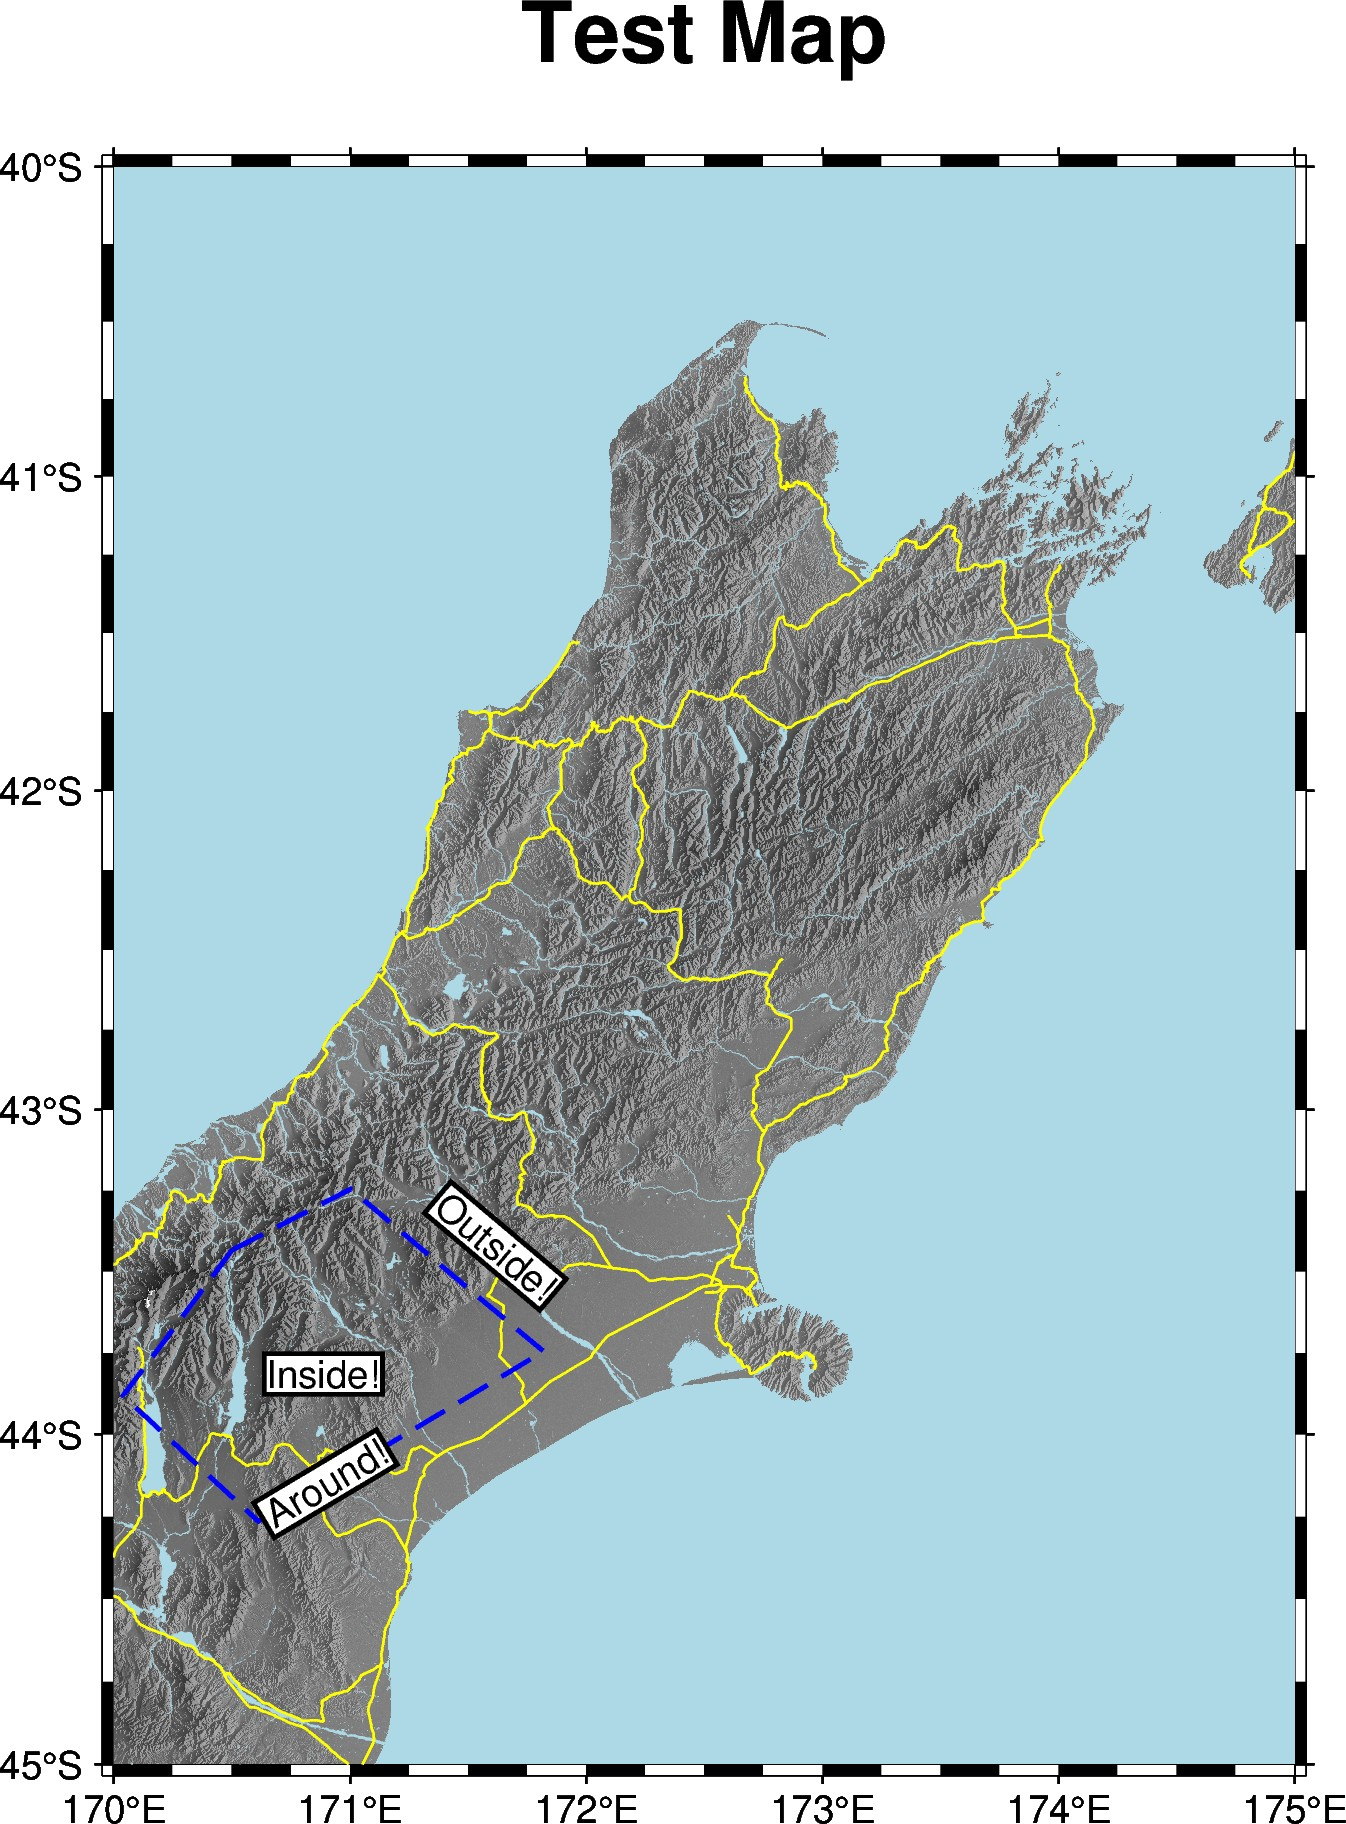

This figure's Python source:
from pygmt_helper import plotting

import pygmt
import shapely

region = (170, 175, -45, -40)
projection = "M10c"

fig = plotting.gen_region_fig(
    region=region,
    title="Test Map",
    subtitle="Test Subtitle",
    projection=projection,
    config_options={"MAP_FRAME_PEN": "2p"},
)


test_polygon = shapely.Polygon(
          [
            [
              170.50175961398025,
              -43.43397759003748
            ],
            [
              170.03920443841383,
              -43.88211179838194
            ],
            [
              170.61151846919984,
              -44.265124035523286
            ],
            [
              171.81886587660995,
              -43.74633923909617
            ],
            [
              171.00351438069657,
              -43.24605985518982
            ],
            [
              170.50175961398025,
              -43.43397759003748
            ]
        ],

)


plotting.plot_geometry(fig, test_polygon, pen='1p,blue,-')
plotting.label_polygon_on_boundary(fig, test_polygon, 'Outside!', align=True, projection=projection, fill='white', pen='1p,black', offset='0.3c')
plotting.label_geometry_inside(fig, test_polygon, 'Inside!', fill='white', pen='1p,black')
plotting.label_polygon_at(fig, 0.35, test_polygon, 'Around!', align=True, projection=projection, fill='white', pen='1p,black', offset='0.3c', justify='TC')

fig.savefig('polygons.jpeg')
